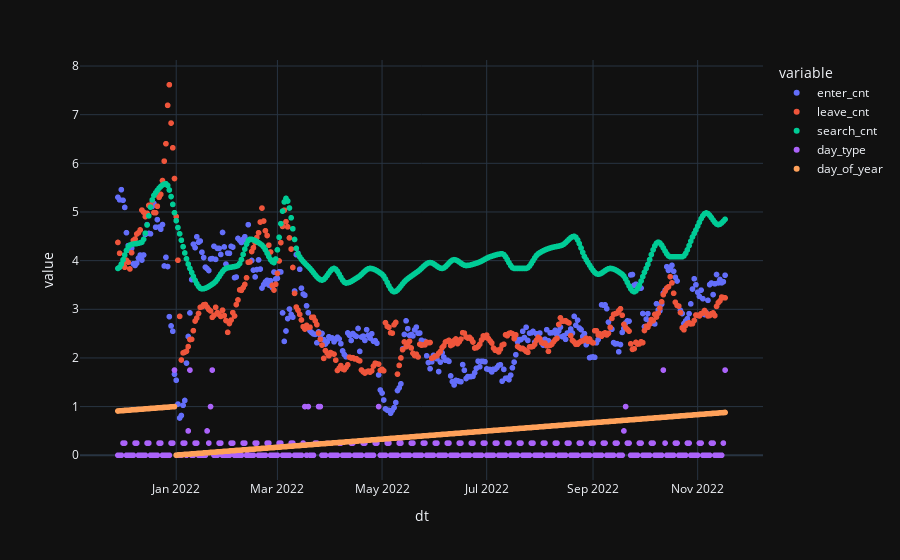

Notebook source saved alongside this figure:
### Code cell
data_norm = enter_norm.merge(leave_norm, on='dt')
data_norm = data_norm.merge(search_norm, on='dt')
data_norm = data_norm.merge(secondary_data_norm, on='dt')
data_norm = data_norm.merge(day_data, on='dt')
data_norm = data_norm.dropna()
px.scatter(data_norm)

### Figure 1 — Plotly figure (JSON) as saved in the notebook; plotly's stock layout.template omitted (floating-point values rounded to 4 significant figures; data arrays with more than 128 entries replaced by an {"elided": "..."} marker saying what was removed)
{"data": [{"hovertemplate": "variable=enter_cnt<br>dt=%{x}<br>value=%{y}<extra></extra>", "legendgroup": "enter_cnt", "marker": {"color": "#636efa", "symbol": "circle"}, "mode": "markers", "name": "enter_cnt", "showlegend": true, "x": {"elided": "355 str values"}, "xaxis": "x", "y": {"elided": "355 float values"}, "yaxis": "y", "type": "scattergl"}, {"hovertemplate": "variable=leave_cnt<br>dt=%{x}<br>value=%{y}<extra></extra>", "legendgroup": "leave_cnt", "marker": {"color": "#EF553B", "symbol": "circle"}, "mode": "markers", "name": "leave_cnt", "showlegend": true, "x": {"elided": "355 str values"}, "xaxis": "x", "y": {"elided": "355 float values"}, "yaxis": "y", "type": "scattergl"}, {"hovertemplate": "variable=search_cnt<br>dt=%{x}<br>value=%{y}<extra></extra>", "legendgroup": "search_cnt", "marker": {"color": "#00cc96", "symbol": "circle"}, "mode": "markers", "name": "search_cnt", "showlegend": true, "x": {"elided": "355 str values"}, "xaxis": "x", "y": {"elided": "355 float values"}, "yaxis": "y", "type": "scattergl"}, {"hovertemplate": "variable=day_type<br>dt=%{x}<br>value=%{y}<extra></extra>", "legendgroup": "day_type", "marker": {"color": "#ab63fa", "symbol": "circle"}, "mode": "markers", "name": "day_type", "showlegend": true, "x": {"elided": "355 str values"}, "xaxis": "x", "y": {"elided": "355 float values"}, "yaxis": "y", "type": "scattergl"}, {"hovertemplate": "variable=day_of_year<br>dt=%{x}<br>value=%{y}<extra></extra>", "legendgroup": "day_of_year", "marker": {"color": "#FFA15A", "symbol": "circle"}, "mode": "markers", "name": "day_of_year", "showlegend": true, "x": {"elided": "355 str values"}, "xaxis": "x", "y": {"elided": "355 float values"}, "yaxis": "y", "type": "scattergl"}], "layout": {"xaxis": {"anchor": "y", "domain": [0.0, 1.0], "title": {"text": "dt"}}, "yaxis": {"anchor": "x", "domain": [0.0, 1.0], "title": {"text": "value"}}, "legend": {"title": {"text": "variable"}, "tracegroupgap": 0}, "margin": {"t": 60}}}
